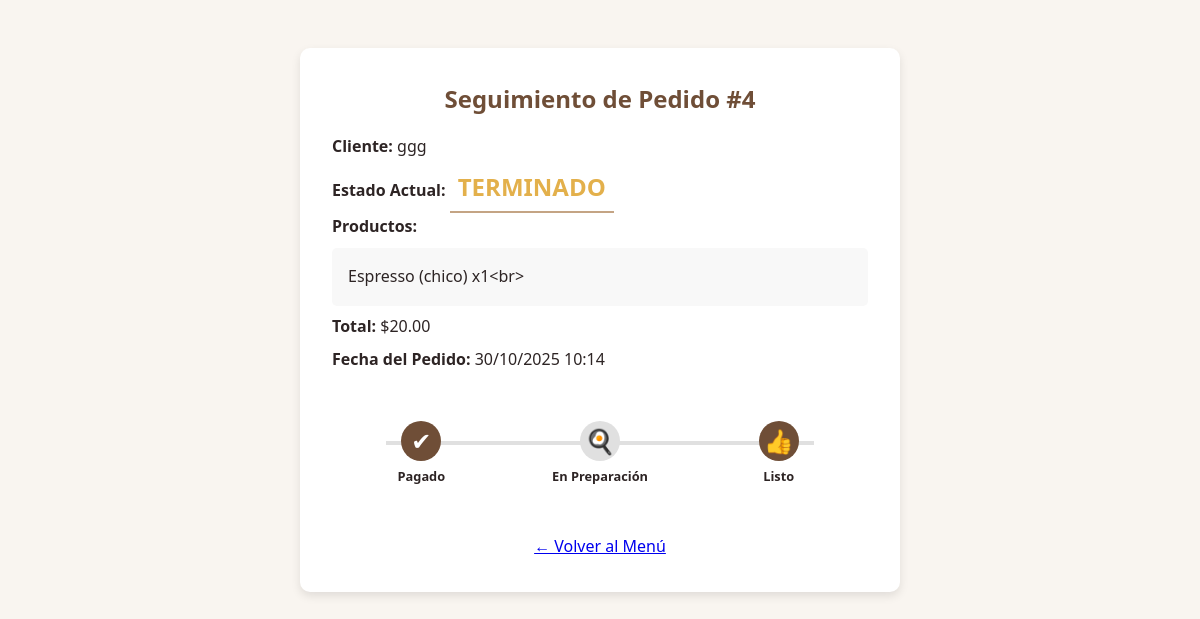
Screenshot of /seguimiento/4 with the database file from the repository.
### app.py (models this page shows)
class Pedido(db.Model):
    id = db.Column(db.Integer, primary_key=True)
    cliente = db.Column(db.String(50), nullable=False)
    productos = db.Column(db.String(500))
    estado = db.Column(db.String(20), default="pendiente")
    pago = db.Column(db.String(20), default="pendiente")
    total = db.Column(db.Float)
    fecha = db.Column(db.DateTime, default=datetime.now)
    hora_pago = db.Column(db.DateTime)
    hora_preparacion = db.Column(db.DateTime)

### app.py (the view)
@app.route('/seguimiento/<int:id_pedido>')
def seguimiento(id_pedido):
    pedido = Pedido.query.get_or_404(id_pedido)
    return render_template('seguimiento.html', pedido=pedido, datetime=datetime)

### templates/seguimiento.html (shortened to what this page needs)
<!DOCTYPE html>
<html lang="es">
<head>
    <link rel="stylesheet" href="{{ url_for('static', filename='styles.css') }}">
</head>
<body>
    <div class="seguimiento-container">
        <h2>Seguimiento de Pedido #{{ pedido.id }}</h2>
        <div class="info-pedido">
            <p><strong>Cliente:</strong> {{ pedido.cliente }}</p>
            <p><strong>Estado Actual:</strong> <span class="estado-actual">{{ pedido.estado.upper() }}</span></p>
            <p><strong>Productos:</strong></p>
            <div class="productos-lista">
                {{ pedido.productos.replace(' | ', '<br>') }}
            </div>
            <p><strong>Total:</strong> ${{ "%.2f"|format(pedido.total) }}</p>
            <p><strong>Fecha del Pedido:</strong> {{ pedido.fecha.strftime('%d/%m/%Y %H:%M') }}</p>
        </div>
        <div class="estado-linea">
            <div class="paso {% if pedido.pago == 'pagado' %}activo{% endif %}">
                {% if pedido.pago == 'pagado' %}
                    <span class="icono">✔</span>
                    <p>Pagado</p>
                {% else %}
                    <span class="icono-pendiente-pago">...</span>
                    <p>Pendiente de Pago</p>
                {% endif %}
            </div>
            <div class="paso {% if pedido.pago == 'pagado' and pedido.estado != 'terminado' %}activo{% endif %}">
                <span class="icono">🍳</span>
                <p>En Preparación</p>
            </div>
            <div class="paso {% if pedido.estado == 'listo' or pedido.estado == 'terminado' %}activo{% endif %}">
                <span class="icono">👍</span>
                <p>Listo</p>
            </div>
        </div>
        <p style="margin-top: 2rem;"><a href="{{ url_for('index') }}">← Volver al Menú</a></p>
    </div>
</body>
</html>

### static/styles.css (style rules this page uses)
:root { --primary: #6F4E37; --secondary: #C4A484; --accent: #E3B04B; --text: #2D2424; }
* { box-sizing: border-box; margin: 0; padding: 0; }
body { font-family: 'Segoe UI', Tahoma, Geneva, Verdana, sans-serif; background-color: #F9F5F0; color: var(--text); line-height: 1.6; }
.productos-lista { margin: 0.5rem 0; padding-left: 1rem; }
.seguimiento-container { max-width: 600px; margin: 3rem auto; padding: 2rem; background: white; border-radius: 10px; box-shadow: 0 4px 10px rgba(0, 0, 0, 0.1); text-align: center; }
.seguimiento-container h2 { color: var(--primary); margin-bottom: 1rem; }
.estado-actual { font-size: 1.5rem; font-weight: bold; color: var(--accent); margin-bottom: 2rem; padding: 0.5rem; border-bottom: 2px solid var(--secondary); }
.info-pedido { text-align: left; margin-bottom: 2rem; }
.info-pedido p { margin: 0.5rem 0; }
.estado-linea { display: flex; justify-content: space-between; align-items: flex-start; position: relative; margin: 3rem 0; }
.estado-linea::before { content: ''; position: absolute; top: 20px; left: 10%; right: 10%; height: 4px; background: #e0e0e0; z-index: 0; }
.paso { flex: 1; text-align: center; position: relative; z-index: 1; }
.paso .icono { font-size: 1.5rem; background-color: #e0e0e0; color: white; width: 40px; height: 40px; border-radius: 50%; display: flex; align-items: center; justify-content: center; margin: 0 auto 5px; transition: background-color 0.3s; }
.paso.activo .icono { background-color: var(--primary) !important; }
.paso p { font-size: 0.8rem; font-weight: bold; }
.productos-lista { text-align: left; padding: 1rem; background: #f8f8f8; border-radius: 5px; }

### templates/seguimiento.html (style rules this page uses)
.seguimiento-container { max-width: 600px; margin: 3rem auto; padding: 2rem; background: white; border-radius: 10px; box-shadow: 0 4px 10px rgba(0, 0, 0, 0.1); text-align: center; }
.seguimiento-container h2 { color: var(--primary); margin-bottom: 1rem; }
.estado-actual { font-size: 1.5rem; font-weight: bold; color: var(--accent); margin-bottom: 2rem; padding: 0.5rem; border-bottom: 2px solid var(--secondary); }
.info-pedido { text-align: left; margin-bottom: 2rem; }
.info-pedido p { margin: 0.5rem 0; }
.estado-linea { display: flex; justify-content: space-between; align-items: flex-start; position: relative; margin: 3rem 0; }
.estado-linea::before { content: ''; position: absolute; top: 20px; left: 10%; right: 10%; height: 4px; background: #e0e0e0; z-index: 0; }
.paso { flex: 1; text-align: center; position: relative; z-index: 1; }
.paso .icono { font-size: 1.5rem; background-color: #e0e0e0; color: white; width: 40px; height: 40px; border-radius: 50%; display: flex; align-items: center; justify-content: center; margin: 0 auto 5px; transition: background-color 0.3s; }
.paso.activo .icono { background-color: var(--primary); }
.paso p { font-size: 0.8rem; font-weight: bold; }
.paso.activo + .paso::before { background-color: var(--primary); }
.productos-lista { text-align: left; padding: 1rem; background: #f8f8f8; border-radius: 5px; }

### rows the page displays
Pedido: id "4", cliente "ggg", estado "TERMINADO", productos.replace "Espresso (chico) x1<br>", total "20.00", fecha "30/10/2025 10:14"
